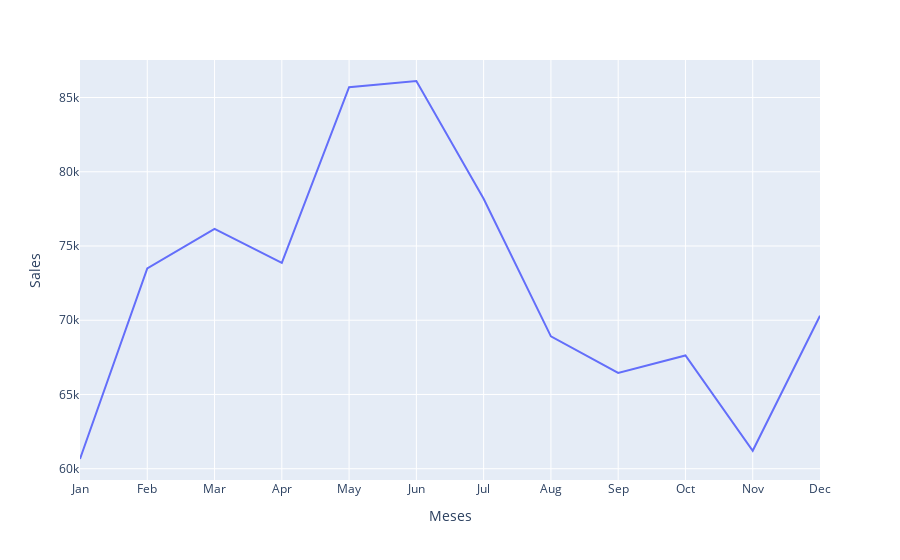

Notebook code cell kept with this figure:
### Code cell
fig = px.line(sales_per_month, x="Meses", y="Sales")
fig.show()

### Figure 1 — Plotly figure (JSON) as saved in the notebook; plotly's stock layout.template omitted (floating-point values rounded to 4 significant figures)
{"data": [{"hovertemplate": "Meses=%{x}<br>Sales=%{y}<extra></extra>", "legendgroup": "", "line": {"color": "#636efa", "dash": "solid"}, "marker": {"symbol": "circle"}, "mode": "lines", "name": "", "orientation": "v", "showlegend": false, "type": "scatter", "x": ["Jan", "Feb", "Mar", "Apr", "May", "Jun", "Jul", "Aug", "Sep", "Oct", "Nov", "Dec"], "xaxis": "x", "y": [60655, 73490, 76153, 73870, 85698, 86112, 78181, 68913, 66448, 67629, 61207, 70309], "yaxis": "y"}], "layout": {"legend": {"tracegroupgap": 0}, "margin": {"t": 60}, "xaxis": {"anchor": "y", "domain": [0, 1], "title": {"text": "Meses"}}, "yaxis": {"anchor": "x", "domain": [0, 1], "title": {"text": "Sales"}}}}
